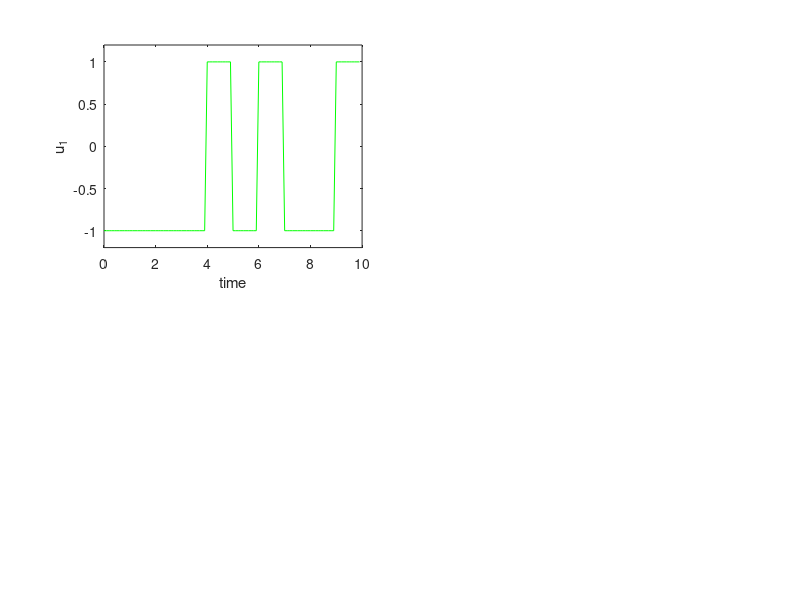

The MATLAB source for this figure: (Note: this script raises an error after producing the figure.)
%% Exercise 13
clear, clc, close all;
load data-exercise-mimo.mat
figure
subplot(2, 2, 1)
plot(tsim, u(1, :), 'g')
ylabel('u_1')
xlabel('time')
ylim([-1.2, 1.2])
ax = gca
ax.FontSize = 20;
subplot(2, 2, 3)
plot(tsim, u(2, :), 'g')
ylabel('u_2')
xlabel('time')
ylim([-1.2, 1.2])
ax = gca
ax.FontSize = 20;
subplot(2, 2, 2)
scatter(tsim, ym(1, :), 'Marker', '.', 'MarkerEdgeColor', 'r')
ylabel('y_1')
xlabel('time')
hold on
ax = gca
ax.FontSize = 20;
subplot(2, 2, 4)
scatter(tsim, ym(2, :), 'Marker', '.', 'MarkerEdgeColor', 'r')
ylabel('y_2')
xlabel('time')
ax = gca
ax.FontSize = 20;
hold on

id = iddata(ym', u', 0.1)
Gsys = tfest(id, 1)


%figure
G = ssest(id, 2);
L = lsim(Gsys, u, tsim);
subplot(2, 2, 2)
plot(tsim, L(:, 1), 'b')
subplot(2, 2, 4)
plot(tsim, L(:, 2), 'b')

figure
step(Gsys)